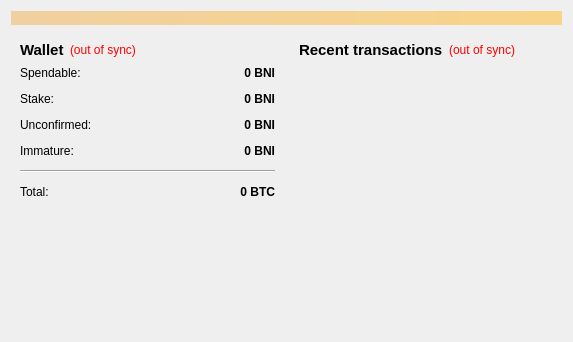
<?xml version="1.0" encoding="UTF-8"?>
<ui version="4.0">
 <class>OverviewPage</class>
 <widget class="QWidget" name="OverviewPage">
  <property name="geometry">
   <rect>
    <x>0</x>
    <y>0</y>
    <width>573</width>
    <height>342</height>
   </rect>
  </property>
  <property name="windowTitle">
   <string>Form</string>
  </property>
  <layout class="QVBoxLayout" name="topLayout">
   <item>
    <widget class="QLabel" name="labelAlerts">
     <property name="visible">
      <bool>false</bool>
     </property>
     <property name="styleSheet">
      <string notr="true">background-color: qlineargradient(x1: 0, y1: 0, x2: 1, y2: 0, stop:0 #F0D0A0, stop:1 #F8D488);  color:#000000
</string>
     </property>
     <property name="wordWrap">
      <bool>true</bool>
     </property>
     <property name="margin">
      <number>3</number>
     </property>
    </widget>
   </item>
   <item>
    <layout class="QHBoxLayout" name="horizontalLayout" stretch="1,1">
     <item>
      <layout class="QVBoxLayout" name="verticalLayout_2">
       <item>
        <widget class="QWidget" name="widget" native="true">
         <layout class="QVBoxLayout" name="verticalLayout_4">
          <item>
           <layout class="QHBoxLayout" name="horizontalLayout_4">
            <item>
             <widget class="QLabel" name="label_5">
              <property name="font">
               <font>
                <pointsize>11</pointsize>
                <weight>75</weight>
                <bold>true</bold>
               </font>
              </property>
              <property name="text">
               <string>Wallet</string>
              </property>
             </widget>
            </item>
            <item>
             <widget class="QLabel" name="labelWalletStatus">
              <property name="toolTip">
               <string>The displayed information may be out of date. Your wallet automatically synchronizes with the BNI network after a connection is established, but this process has not completed yet.</string>
              </property>
              <property name="styleSheet">
               <string notr="true">QLabel { color: red; }</string>
              </property>
              <property name="text">
               <string notr="true">(out of sync)</string>
              </property>
              <property name="alignment">
               <set>Qt::AlignLeading|Qt::AlignLeft|Qt::AlignVCenter</set>
              </property>
             </widget>
            </item>
            <item>
             <spacer name="horizontalSpacer_2">
              <property name="orientation">
               <enum>Qt::Horizontal</enum>
              </property>
              <property name="sizeHint" stdset="0">
               <size>
                <width>40</width>
                <height>20</height>
               </size>
              </property>
             </spacer>
            </item>
           </layout>
          </item>
          <item>
           <layout class="QFormLayout" name="formLayout_2">
            <property name="fieldGrowthPolicy">
             <enum>QFormLayout::AllNonFixedFieldsGrow</enum>
            </property>
            <property name="horizontalSpacing">
             <number>12</number>
            </property>
            <property name="verticalSpacing">
             <number>12</number>
            </property>
            <item row="0" column="0">
             <widget class="QLabel" name="label">
              <property name="text">
               <string>Spendable:</string>
              </property>
             </widget>
            </item>
            <item row="0" column="1">
             <widget class="QLabel" name="labelBalance">
              <property name="font">
               <font>
                <weight>75</weight>
                <bold>true</bold>
               </font>
              </property>
              <property name="cursor">
               <cursorShape>IBeamCursor</cursorShape>
              </property>
              <property name="toolTip">
               <string>Your current spendable balance</string>
              </property>
              <property name="text">
               <string notr="true">0 BNI</string>
              </property>
              <property name="alignment">
               <set>Qt::AlignRight|Qt::AlignTrailing|Qt::AlignVCenter</set>
              </property>
              <property name="textInteractionFlags">
               <set>Qt::LinksAccessibleByMouse|Qt::TextSelectableByKeyboard|Qt::TextSelectableByMouse</set>
              </property>
             </widget>
            </item>
            <item row="1" column="0">
             <widget class="QLabel" name="label_6">
              <property name="text">
               <string>Stake:</string>
              </property>
             </widget>
            </item>
            <item row="1" column="1">
             <widget class="QLabel" name="labelStake">
              <property name="font">
               <font>
                <weight>75</weight>
                <bold>true</bold>
               </font>
              </property>
              <property name="cursor">
               <cursorShape>IBeamCursor</cursorShape>
              </property>
              <property name="toolTip">
               <string>Total of coins that was staked, and do not yet count toward the current balance</string>
              </property>
              <property name="text">
               <string notr="true">0 BNI</string>
              </property>
              <property name="alignment">
               <set>Qt::AlignRight|Qt::AlignTrailing|Qt::AlignVCenter</set>
              </property>
              <property name="textInteractionFlags">
               <set>Qt::LinksAccessibleByMouse|Qt::TextSelectableByKeyboard|Qt::TextSelectableByMouse</set>
              </property>
             </widget>
            </item>
            <item row="2" column="0">
             <widget class="QLabel" name="label_3">
              <property name="text">
               <string>Unconfirmed:</string>
              </property>
             </widget>
            </item>
            <item row="2" column="1">
             <widget class="QLabel" name="labelUnconfirmed">
              <property name="font">
               <font>
                <weight>75</weight>
                <bold>true</bold>
               </font>
              </property>
              <property name="cursor">
               <cursorShape>IBeamCursor</cursorShape>
              </property>
              <property name="toolTip">
               <string>Total of transactions that have yet to be confirmed, and do not yet count toward the current balance</string>
              </property>
              <property name="text">
               <string notr="true">0 BNI</string>
              </property>
              <property name="alignment">
               <set>Qt::AlignRight|Qt::AlignTrailing|Qt::AlignVCenter</set>
              </property>
              <property name="textInteractionFlags">
               <set>Qt::LinksAccessibleByMouse|Qt::TextSelectableByKeyboard|Qt::TextSelectableByMouse</set>
              </property>
             </widget>
            </item>
            <item row="3" column="0">
             <widget class="QLabel" name="labelImmatureText">
              <property name="text">
               <string>Immature:</string>
              </property>
             </widget>
            </item>
            <item row="3" column="1">
             <widget class="QLabel" name="labelImmature">
              <property name="font">
               <font>
                <weight>75</weight>
                <bold>true</bold>
               </font>
              </property>
              <property name="toolTip">
               <string>Mined balance that has not yet matured</string>
              </property>
              <property name="text">
               <string notr="true">0 BNI</string>
              </property>
              <property name="alignment">
               <set>Qt::AlignRight|Qt::AlignTrailing|Qt::AlignVCenter</set>
              </property>
              <property name="textInteractionFlags">
               <set>Qt::LinksAccessibleByMouse|Qt::TextSelectableByKeyboard|Qt::TextSelectableByMouse</set>
              </property>
             </widget>
            </item>
            <item row="4" column="0" colspan="2">
             <widget class="Line" name="line">
              <property name="orientation">
               <enum>Qt::Horizontal</enum>
              </property>
             </widget>
            </item>
            <item row="5" column="0">
             <widget class="QLabel" name="labelTotalText">
              <property name="text">
               <string>Total:</string>
              </property>
             </widget>
            </item>
            <item row="5" column="1">
             <widget class="QLabel" name="labelTotal">
              <property name="font">
               <font>
                <weight>75</weight>
                <bold>true</bold>
               </font>
              </property>
              <property name="cursor">
               <cursorShape>IBeamCursor</cursorShape>
              </property>
              <property name="toolTip">
               <string>Your current total balance</string>
              </property>
              <property name="text">
               <string notr="true">0 BTC</string>
              </property>
              <property name="alignment">
               <set>Qt::AlignRight|Qt::AlignTrailing|Qt::AlignVCenter</set>
              </property>
              <property name="textInteractionFlags">
               <set>Qt::LinksAccessibleByMouse|Qt::TextSelectableByKeyboard|Qt::TextSelectableByMouse</set>
              </property>
             </widget>
            </item>
           </layout>
          </item>
         </layout>
        </widget>
       </item>
       <item>
        <spacer name="verticalSpacer">
         <property name="orientation">
          <enum>Qt::Vertical</enum>
         </property>
         <property name="sizeHint" stdset="0">
          <size>
           <width>20</width>
           <height>40</height>
          </size>
         </property>
        </spacer>
       </item>
      </layout>
     </item>
     <item>
      <layout class="QVBoxLayout" name="verticalLayout_3">
       <item>
        <widget class="QWidget" name="widget_2" native="true">
         <layout class="QVBoxLayout" name="verticalLayout">
          <item>
           <layout class="QHBoxLayout" name="horizontalLayout_2">
            <item>
             <widget class="QLabel" name="label_4">
              <property name="font">
               <font>
                <pointsize>11</pointsize>
                <weight>75</weight>
                <bold>true</bold>
               </font>
              </property>
              <property name="text">
               <string>&lt;b&gt;Recent transactions&lt;/b&gt;</string>
              </property>
             </widget>
            </item>
            <item>
             <widget class="QLabel" name="labelTransactionsStatus">
              <property name="toolTip">
               <string>The displayed information may be out of date. Your wallet automatically synchronizes with the BNI network after a connection is established, but this process has not completed yet.</string>
              </property>
              <property name="styleSheet">
               <string notr="true">QLabel { color: red; }</string>
              </property>
              <property name="text">
               <string notr="true">(out of sync)</string>
              </property>
              <property name="alignment">
               <set>Qt::AlignRight|Qt::AlignTrailing|Qt::AlignVCenter</set>
              </property>
             </widget>
            </item>
            <item>
             <spacer name="horizontalSpacer">
              <property name="orientation">
               <enum>Qt::Horizontal</enum>
              </property>
              <property name="sizeHint" stdset="0">
               <size>
                <width>40</width>
                <height>20</height>
               </size>
              </property>
             </spacer>
            </item>
           </layout>
          </item>
          <item>
           <widget class="QListView" name="listTransactions">
            <property name="styleSheet">
             <string notr="true">QListView { background: transparent; }</string>
            </property>
            <property name="frameShape">
             <enum>QFrame::NoFrame</enum>
            </property>
            <property name="verticalScrollBarPolicy">
             <enum>Qt::ScrollBarAlwaysOff</enum>
            </property>
            <property name="horizontalScrollBarPolicy">
             <enum>Qt::ScrollBarAlwaysOff</enum>
            </property>
            <property name="selectionMode">
             <enum>QAbstractItemView::NoSelection</enum>
            </property>
           </widget>
          </item>
         </layout>
        </widget>
       </item>
      </layout>
     </item>
    </layout>
   </item>
  </layout>
 </widget>
 <resources/>
 <connections/>
</ui>
